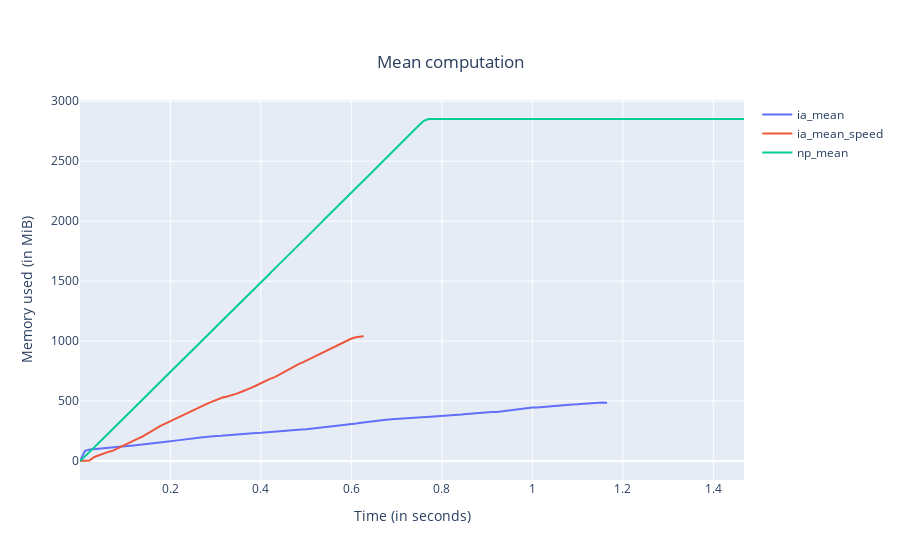

Notebook source saved alongside this figure:
### Markdown cell above
Now, this is almost 2x faster than our original computation with ironArray and even more than NumPy:

### Code cell
%mprof_plot ia_mean ia_mean_speed np_mean -t "Mean computation"
